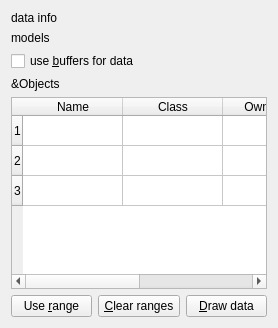
                  <widget class="QWidget" name="Wiz_DataPage" >
                    <attribute name="id" >
                      <number>3</number>
                    </attribute>
                    <layout class="QGridLayout" >
                      <item rowspan="1" row="0" column="0" colspan="3" >
                        <widget class="QLabel" name="Wiz_DataInfoLbl" >
                          <property name="text" >
                            <string>data info</string>
                          </property>
                          <property name="toolTip" stdset="0" >
                            <string>Class information of data object</string>
                          </property>
                          <property name="wordWrap" >
                            <bool>false</bool>
                          </property>
                        </widget>
                      </item>
                      <item rowspan="1" row="1" column="0" colspan="3" >
                        <widget class="QLabel" name="Wiz_DataModelsLbl" >
                          <property name="text" >
                            <string>models</string>
                          </property>
                          <property name="wordWrap" >
                            <bool>false</bool>
                          </property>
                        </widget>
                      </item>
                      <item rowspan="1" row="2" column="0" colspan="3" >
                        <widget class="QCheckBox" name="Wiz_DataBufChk" >
                          <property name="text" >
                            <string>use &amp;buffers for data</string>
                          </property>
                          <property name="toolTip" stdset="0" >
                            <string>Use buffers in minimization routine</string>
                          </property>
                        </widget>
                      </item>
                      <item rowspan="1" row="3" column="0" colspan="3" >
                        <widget class="QLabel" name="textLabel3_3" >
                          <property name="text" >
                            <string>&amp;Objects</string>
                          </property>
                          <property name="buddy" stdset="0" >
                            <cstring>Wiz_DataSlotsTable</cstring>
                          </property>
                          <property name="wordWrap" >
                            <bool>false</bool>
                          </property>
                        </widget>
                      </item>
                      <item rowspan="1" row="4" column="0" colspan="3" >
                        <widget class="QTableWidget" name="Wiz_DataSlotsTable" >
                          <property name="rowCount" >
                            <number>3</number>
                          </property>
                          <property name="columnCount" >
                            <number>4</number>
                          </property>
                          <property name="toolTip" stdset="0" >
                            <string>List of data objects assigned to data</string>
                          </property>
                          <column>
                            <property name="text" >
                              <string>Name</string>
                            </property>
                          </column>
                          <column>
                            <property name="text" >
                              <string>Class</string>
                            </property>
                          </column>
                          <column>
                            <property name="text" >
                              <string>Ownership</string>
                            </property>
                          </column>
                          <column>
                            <property name="text" >
                              <string>Comes from</string>
                            </property>
                          </column>
                        </widget>
                      </item>
                      <item row="5" column="0" >
                        <widget class="QPushButton" name="Wiz_DataUseRangeBtn" >
                          <property name="text" >
                            <string>Use &amp;range</string>
                          </property>
                          <property name="toolTip" stdset="0" >
                            <string>Add selected range to list of axis ranges, where data should be fit</string>
                          </property>
                        </widget>
                      </item>
                      <item row="5" column="1" >
                        <widget class="QPushButton" name="Wiz_DataClearRangesBtn" >
                          <property name="text" >
                            <string>&amp;Clear ranges</string>
                          </property>
                          <property name="toolTip" stdset="0" >
                            <string>Clear list of axis range conditions</string>
                          </property>
                        </widget>
                      </item>
                      <item row="5" column="2" >
                        <widget class="QPushButton" name="Wiz_DrawDataBtn" >
                          <property name="text" >
                            <string>&amp;Draw data</string>
                          </property>
                          <property name="toolTip" stdset="0" >
                            <string>Draw model for selected data</string>
                          </property>
                        </widget>
                      </item>
                    </layout>
                  </widget>
